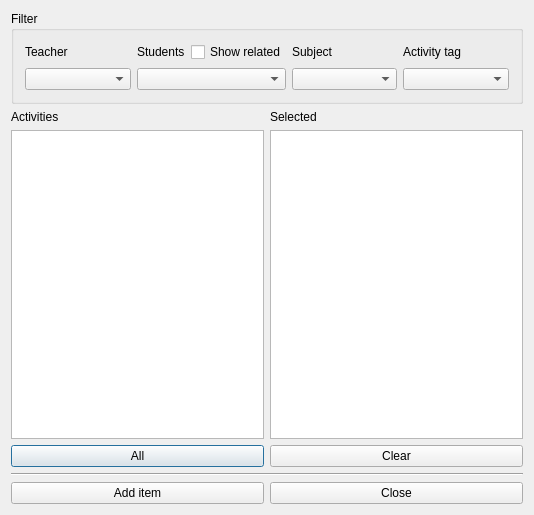
<?xml version="1.0" encoding="UTF-8"?>
<ui version="4.0">
 <class>AddGroupActivitiesInInitialOrderItemForm_template</class>
 <widget class="QDialog" name="AddGroupActivitiesInInitialOrderItemForm_template">
  <property name="geometry">
   <rect>
    <x>0</x>
    <y>0</y>
    <width>534</width>
    <height>515</height>
   </rect>
  </property>
  <property name="windowTitle">
   <string extracomment="This is the title of the dialog to add a new group activities in the initial order item">Add group activities in the initial order item</string>
  </property>
  <layout class="QGridLayout" name="gridLayout_2">
   <item row="0" column="0">
    <widget class="QGroupBox" name="filterGroupBox">
     <property name="title">
      <string>Filter</string>
     </property>
     <layout class="QGridLayout" name="gridLayout">
      <item row="0" column="0">
       <layout class="QVBoxLayout" name="verticalLayout_4">
        <item>
         <widget class="QLabel" name="teachersTextLabel">
          <property name="text">
           <string>Teacher</string>
          </property>
          <property name="wordWrap">
           <bool>false</bool>
          </property>
         </widget>
        </item>
        <item>
         <widget class="QComboBox" name="teachersComboBox"/>
        </item>
       </layout>
      </item>
      <item row="0" column="1">
       <layout class="QVBoxLayout" name="verticalLayout_3">
        <item>
         <layout class="QHBoxLayout" name="horizontalLayout">
          <item>
           <widget class="QLabel" name="studentsTextLabel">
            <property name="text">
             <string>Students</string>
            </property>
            <property name="wordWrap">
             <bool>false</bool>
            </property>
           </widget>
          </item>
          <item>
           <widget class="QCheckBox" name="showRelatedCheckBox">
            <property name="text">
             <string>Show related</string>
            </property>
           </widget>
          </item>
         </layout>
        </item>
        <item>
         <widget class="QComboBox" name="studentsComboBox"/>
        </item>
       </layout>
      </item>
      <item row="0" column="2">
       <layout class="QVBoxLayout" name="verticalLayout_5">
        <item>
         <widget class="QLabel" name="subjectsTextLabel">
          <property name="text">
           <string>Subject</string>
          </property>
          <property name="wordWrap">
           <bool>false</bool>
          </property>
         </widget>
        </item>
        <item>
         <widget class="QComboBox" name="subjectsComboBox"/>
        </item>
       </layout>
      </item>
      <item row="0" column="3">
       <layout class="QVBoxLayout" name="verticalLayout_6">
        <item>
         <widget class="QLabel" name="activityTagsTextLabel">
          <property name="text">
           <string>Activity tag</string>
          </property>
          <property name="wordWrap">
           <bool>false</bool>
          </property>
         </widget>
        </item>
        <item>
         <widget class="QComboBox" name="activityTagsComboBox"/>
        </item>
       </layout>
      </item>
     </layout>
    </widget>
   </item>
   <item row="1" column="0">
    <layout class="QHBoxLayout" name="horizontalLayout_4">
     <item>
      <layout class="QVBoxLayout" name="verticalLayout_2">
       <item>
        <widget class="QLabel" name="activitiesTextLabel">
         <property name="frameShape">
          <enum>QFrame::NoFrame</enum>
         </property>
         <property name="frameShadow">
          <enum>QFrame::Plain</enum>
         </property>
         <property name="text">
          <string>Activities</string>
         </property>
         <property name="wordWrap">
          <bool>false</bool>
         </property>
        </widget>
       </item>
       <item>
        <widget class="QListWidget" name="allActivitiesListWidget"/>
       </item>
       <item>
        <widget class="QPushButton" name="addAllActivitiesPushButton">
         <property name="text">
          <string comment="Text on a button. It refers to adding all activities from the list above this button into the current constraint">All</string>
         </property>
        </widget>
       </item>
      </layout>
     </item>
     <item>
      <layout class="QVBoxLayout" name="verticalLayout">
       <item>
        <widget class="QLabel" name="selectedActivitiesTextLabel">
         <property name="frameShape">
          <enum>QFrame::NoFrame</enum>
         </property>
         <property name="frameShadow">
          <enum>QFrame::Plain</enum>
         </property>
         <property name="text">
          <string comment="It refers to a list of selected activities">Selected</string>
         </property>
         <property name="wordWrap">
          <bool>false</bool>
         </property>
        </widget>
       </item>
       <item>
        <widget class="QListWidget" name="selectedActivitiesListWidget"/>
       </item>
       <item>
        <widget class="QPushButton" name="clearPushButton">
         <property name="text">
          <string>Clear</string>
         </property>
        </widget>
       </item>
      </layout>
     </item>
    </layout>
   </item>
   <item row="2" column="0">
    <widget class="Line" name="line">
     <property name="orientation">
      <enum>Qt::Horizontal</enum>
     </property>
    </widget>
   </item>
   <item row="3" column="0">
    <layout class="QHBoxLayout">
     <item>
      <widget class="QPushButton" name="addItemPushButton">
       <property name="text">
        <string>Add item</string>
       </property>
      </widget>
     </item>
     <item>
      <widget class="QPushButton" name="closePushButton">
       <property name="text">
        <string>Close</string>
       </property>
      </widget>
     </item>
    </layout>
   </item>
  </layout>
 </widget>
 <layoutdefault spacing="6" margin="11"/>
 <resources/>
 <connections/>
</ui>
